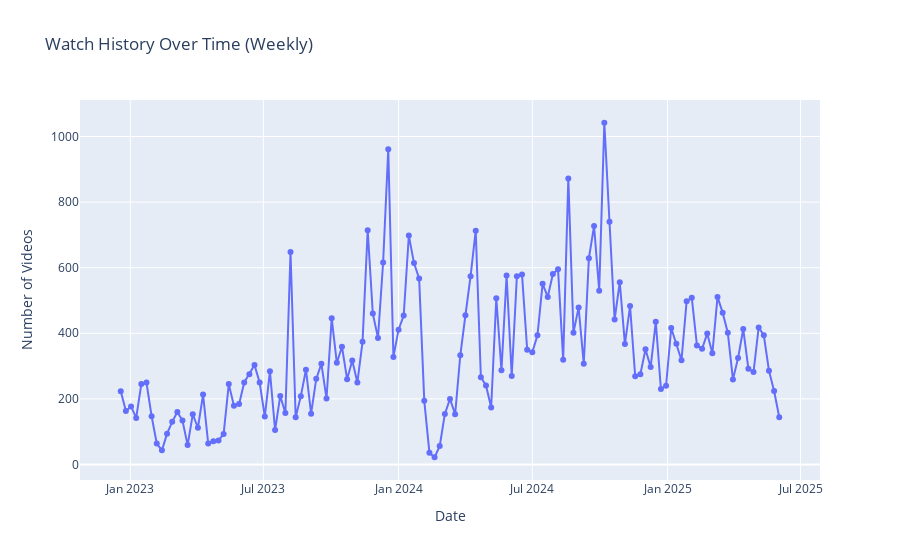

Notebook cell for this chart:
### Code cell
# Visualizes the watch history over time (monthly) using Plotly Express
fig = px.line(
    weekly_df[:-1], # Exclude the last week since it may be incomplete
    x="week", # Use the week column for x-axis
    y="count", # Use the count of videos watched for y-axis
    title="Watch History Over Time (Weekly)", # Set the title of the chart
    labels={"week": "Date", "count": "Number of Videos"}, # Set axis labels
    hover_data=["count"], # Show count in hover data
    markers=True # Add markers to the line chart
    )

fig.show() # Show the plot

### Figure 1 — Plotly figure (JSON) as saved in the notebook; plotly's stock layout.template omitted (floating-point values rounded to 4 significant figures; data arrays with more than 128 entries replaced by an {"elided": "..."} marker saying what was removed)
{"data": [{"hovertemplate": "Date=%{x}<br>Number of Videos=%{y}<extra></extra>", "legendgroup": "", "line": {"color": "#636efa", "dash": "solid"}, "marker": {"symbol": "circle"}, "mode": "lines+markers", "name": "", "orientation": "v", "showlegend": false, "type": "scatter", "x": {"elided": "129 str values"}, "xaxis": "x", "y": {"elided": "129 int values"}, "yaxis": "y"}], "layout": {"legend": {"tracegroupgap": 0}, "title": {"text": "Watch History Over Time (Weekly)"}, "xaxis": {"anchor": "y", "domain": [0, 1], "title": {"text": "Date"}}, "yaxis": {"anchor": "x", "domain": [0, 1], "title": {"text": "Number of Videos"}}}}
